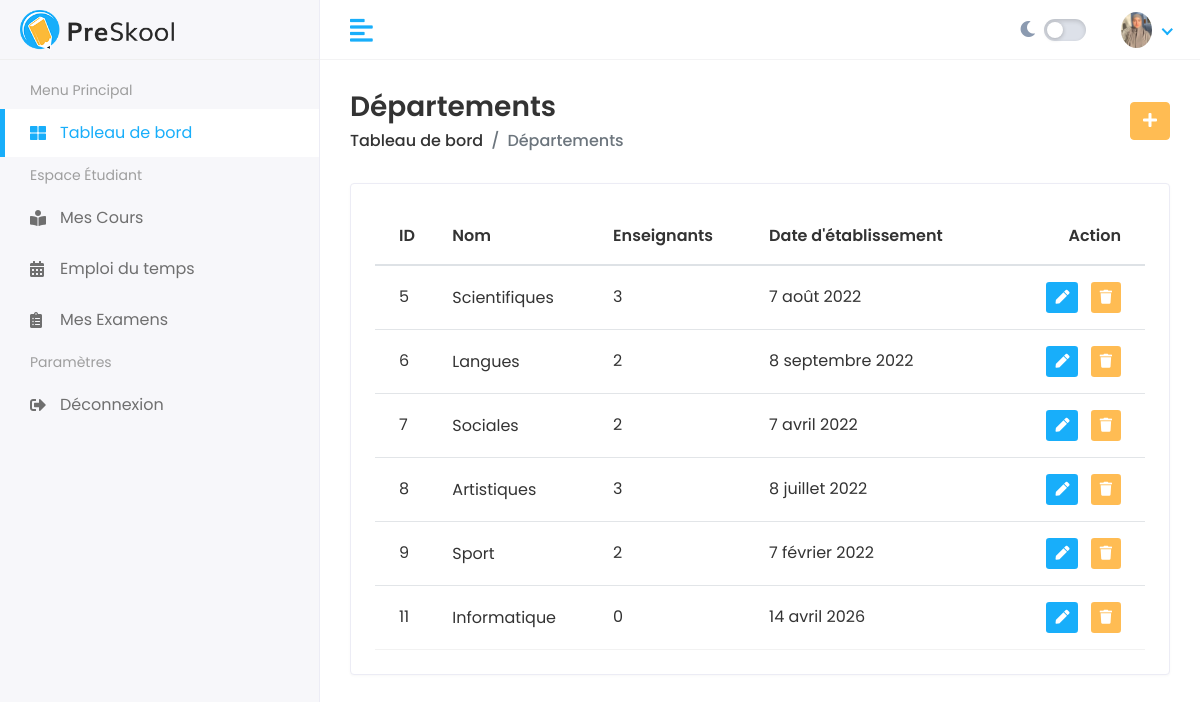
Page /fr/departments/ on the committed database.
### departments/models.py (models this page shows, shortened)
class Department(models.Model):
    name = models.CharField(max_length=200)
    description = models.TextField(blank=True, null=True)
    established_date = models.DateField()

### departments/views.py (the view)
# urls.py: path('', views.department_list, name='department_list'),
def department_list(request):
    departments = Department.objects.all()
    return render(request, 'departments/list.html', {'departments': departments})

### templates/departments/list.html
{% extends 'Home/base.html' %}
{% load static %}
{% block body %}
<div class="page-header">
    <div class="row align-items-center">
        <div class="col">
            <h3 class="page-title">Départements</h3>
            <ul class="breadcrumb">
                <li class="breadcrumb-item"><a href="{% url 'dashboard' %}">Tableau de bord</a></li>
                <li class="breadcrumb-item active">Départements</li>
            </ul>
        </div>
        <div class="col-auto text-right float-right ml-auto">
            <a href="{% url 'department_add' %}" class="btn btn-primary"><i class="fas fa-plus"></i></a>
        </div>
    </div>
</div>
<div class="row">
    <div class="col-sm-12">
        <div class="card card-table">
            <div class="card-body">
                <div class="table-responsive">
                    <table class="table table-hover table-center mb-0 datatable">
                        <thead>
                            <tr>
                                <th>ID</th>
                                <th>Nom</th>
                                <th>Enseignants</th>
                                <th>Date d'établissement</th>
                                <th class="text-right">Action</th>
                            </tr>
                        </thead>
                        <tbody>
                            {% for dept in departments %}
                            <tr>
                                <td>{{ dept.id }}</td>
                                <td>
                                    <h2><a>{{ dept.name }}</a></h2>
                                </td>
                                <td>{{ dept.teachers.count }}</td>
                                <td>{{ dept.established_date }}</td>
                                <td class="text-right">
                                    <div class="actions">
                                        <a href="{% url 'department_edit' dept.pk %}" class="btn btn-sm bg-success-light mr-2">
                                            <i class="fas fa-pen"></i>
                                        </a>
                                        <a href="{% url 'department_delete' dept.pk %}" class="btn btn-sm bg-danger-light">
                                            <i class="fas fa-trash"></i>
                                        </a>
                                    </div>
                                </td>
                            </tr>
                            {% empty %}
                            <tr>
                                <td colspan="4" class="text-center">Aucun département trouvé.</td>
                            </tr>
                            {% endfor %}
                        </tbody>
                    </table>
                </div>
            </div>
        </div>
    </div>
</div>
{% endblock %}

### static/assets/css/style.css (style rules this page uses)
html { height: 100%; }
body { background-color: #fff; color: #333; font-family: 'Poppins', sans-serif; font-size: 1rem; height: 100%; line-height: 1.5; overflow-x: hidden; }
h1, h2, h3, h4, h5, h6 { font-family: 'Poppins', sans-serif; margin-top: 0; }
a { color: #009ce7; }
input, button, a { transition: all 0.4s ease; -moz-transition: all 0.4s ease; -o-transition: all 0.4s ease; -ms-transition: all 0.4s ease; -webkit-transition: all 0.4s ease; }
ul, ol { padding: 0px; list-style: none; }
.table { color: #333; max-width: 100%; margin-bottom: 0; width: 100%; }
table.table td h2 { display: inline-block; font-size: inherit; font-weight: 400; margin: 0; padding: 0; vertical-align: middle; }
table.table td h2 a { color: #333; }
.table thead tr th { font-weight: 600; }
.table tbody tr { border-bottom: 1px solid rgba(0, 0, 0, 0.05); }
.table.table-center td, .table.table-center th { vertical-align: middle; }
.card-table .card-body .table > thead > tr > th { border-top: 0; }
.card-table .card-body .table tr td:first-child, .card-table .card-body .table tr th:first-child { padding-left: 1.5rem; }
.card-table .card-body .table tr td:last-child, .card-table .card-body .table tr th:last-child { padding-right: 1.5rem; }
.card-table .table td, .card-table .table th { border-top: 1px solid #e2e5e8; padding: 1rem 0.75rem; white-space: nowrap; }
.btn-primary { background-color: #FFBC53; border: 1px solid #FFBC53; }
.card { border: 1px solid #ececf5; box-shadow: 0 1px 3px 0 rgba(0, 0, 0, 0.03); margin-bottom: 1.875rem; }
.card-body { padding: 1.5rem; }
.bg-danger-light { background-color:#FFBC53 !important; color:#fff !important; }
.bg-success-light { background-color: #18aefa; color: #fff; }
.page-header { margin-bottom: 1.875rem; }
.page-header .breadcrumb { background-color: transparent; color: #6c757d; font-size: 1rem; font-weight: 500; margin-bottom: 0; padding: 0; }
.page-header .breadcrumb a { color: #333; }
.page-title { font-size: 28px; font-weight: 600; color: #333; margin-bottom: 5px; }

### static/assets/css/premium_dashboard.css (style rules this page uses)
:root { --primary-gradient: linear-gradient(135deg, #667cca 0%, #4659b1 100%); --secondary-gradient: linear-gradient(135deg, #ff9d6c 0%, #ff6b6b 100%); --success-gradient: linear-gradient(135deg, #43e97b 0%, #38f9d7 100%); --glass-bg: rgba(255, 255, 255, 0.7); --glass-border: rgba(255, 255, 255, 0.3); }

### rows in the picture
Department: id "5", name "Scientifiques", teachers.count "3", established_date "7 août 2022"
Department: id "6", name "Langues", teachers.count "2", established_date "8 septembre 2022"
Department: id "7", name "Sociales", teachers.count "2", established_date "7 avril 2022"
Department: id "8", name "Artistiques", teachers.count "3", established_date "8 juillet 2022"
Department: id "9", name "Sport", teachers.count "2", established_date "7 février 2022"
Department: id "11", name "Informatique", teachers.count "0", established_date "14 avril 2026"

### other values in the picture
{{ menu_principal }} "Menu Principal"
{{ dashboard_label }} "Tableau de bord"
{{ student_space }} "Espace Étudiant"
{{ my_courses }} "Mes Cours"
{{ txt_timetable }} "Emploi du temps"
{{ my_exams }} "Mes Examens"
{{ settings }} "Paramètres"
{{ logout }} "Déconnexion"
